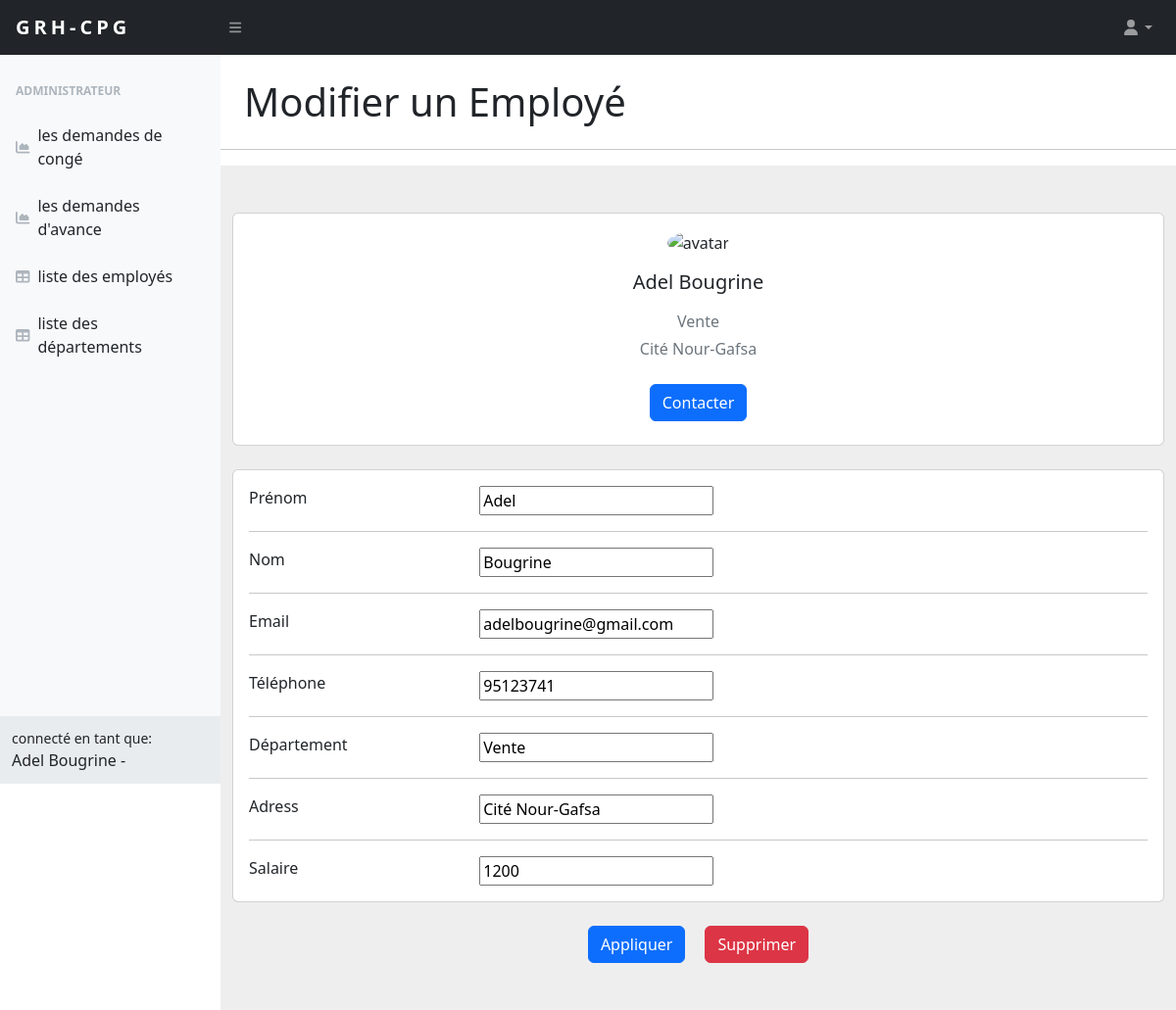
Page /admin/edit_employee/999666 (signed in) on the committed database.
### src/models.py (models this page shows, shortened)
class User(UserMixin,db.Model):
    matricule = db.Column(db.Integer,db.ForeignKey('matricules.matricule'),primary_key=True) #cle etranger
    first_name = db.Column(db.String(20))
    last_name = db.Column(db.String(20))
    email = db.Column(db.String(100), unique=True)
    password = db.Column(db.String(100))
    dep_name = db.Column(db.Integer,db.ForeignKey('departements.name')) #cle etranger
    address = db.Column(db.String(100))
    phone = db.Column(db.Integer)
    salaire = db.Column(db.Integer)
    is_admin = db.Column(db.Boolean,db.ForeignKey('matricules.is_admin'))

### src/admin/routes.py (the view)
@admin.route("/edit_employee/<matricule>",methods=['POST','GET'])
@login_required
def edit_employee(matricule):
    result = AdminOnly()
    if result == False:
        return redirect(url_for('home.home'))
    if request.method == 'POST':
        if request.form['submit_b'] == "Appliquer":
            first_name = request.form["firstname"]
            last_name = request.form["lastname"]
            email = request.form["email"]
            address = request.form["address"]
            dep = request.form["dep"]
            phone = request.form["phone"]
            salaire = request.form["salaire"]
            user = User.query.filter_by(matricule=matricule).first()
            user.first_name = first_name
            user.last_name = last_name
            user.email = email
            user.address = address
            user.dep_name = dep
            user.phone = phone
            user.salaire = salaire
            db.session.commit()
            flash("Account details have been saved successfully")
            return redirect(url_for('admin.edit_employee',matricule=matricule))
        if request.form['submit_b'] == "Supprimer":
            user = User.query.filter_by(matricule=matricule).first()
            db.session.delete(user)
            db.session.commit()
            flash("User account successfully deleted")
            return redirect(url_for('admin.liste_employees'))
    else:
        user = User.query.filter_by(matricule = matricule).first()
        matricule = user.matricule
        firstname = user.first_name
        lastname = user.last_name
        email = user.email
        phone = user.phone
        dep = user.dep_name
        address = user.address
        salaire = user.salaire
        return render_template('admin/profile.html',matricule=matricule,fullname = firstname + " " + lastname,firstname=firstname,lastname=lastname,email=email,phone=phone,address=address,dep = dep,salaire=salaire)

### src/admin/modules.py (called while the page is built)
def AdminOnly():
    matricule = current_user.matricule
    user = Matricules.query.filter_by(matricule=matricule).first()
    if user.is_admin == 0:
        flash("Accès administratif uniquement")
    return True if user.is_admin == 1 else False

### src/app.py (called while the page is built)
@login_manager.user_loader
def load_user(user_id):
    return User.query.get(int(user_id))

### src/templates/admin/profile.html (shortened to what this page needs)
{% extends "base.html" %}
{% block content %}
            <div id="layoutSidenav_content">
                <div class="container-fluid px-4">
                    <h1 class="mt-4">Modifier un Employé</h1>
                </div>
                <hr>
                <section style="background-color: #eee;">
                    <div class="container py-5">
                      <div class="row">
                        <div class="col-lg">
                          <div class="card mb-4">
                            <div class="card-body text-center">
                              <img src="https://mdbcdn.b-cdn.net/img/Photos/new-templates/bootstrap-chat/ava3.webp" alt="avatar"
                                class="rounded-circle img-fluid" style="width: 150px;">
                              <h5 class="my-3">{{ fullname }}</h5>
                              <p class="text-muted mb-1">{{ dep }}</p>
                              <p class="text-muted mb-4">{{ address }}</p>
                              <div class="d-flex justify-content-center mb-2">
                                <a href="mailto: {{ email }}" target="_blank" class="btn btn-primary">Contacter</a>
                              </div>
                            </div>
                          </div>
                      <form action="#" method="POST">
                        <div class="col-lg">
                          <div class="card mb-4">
                            <div class="card-body">
                              <div class="row">
                                <div class="col-sm-3">
                                  <p class="mb-0">Prénom</p>
                                </div>
                                <div class="col-sm-9">
                                  <input type="text" value="{{ firstname }}" name="firstname">
                                </div>
                              </div>
                              <hr>
                              <div class="row">
                                <div class="col-sm-3">
                                  <p class="mb-0">Nom</p>
                                </div>
                                <div class="col-sm-9">
                                  <input type="text" value="{{ lastname }}" name="lastname">
                                </div>
                              </div>
                              <hr>
                              <div class="row">
                                <div class="col-sm-3">
                                  <p class="mb-0">Email</p>
                                </div>
                                <div class="col-sm-9">
                                  <input type="text" value="{{ email }}" name="email"/>
                                </div>
                              </div>
                              <hr>
                              <div class="row">
                                <div class="col-sm-3">
                                  <p class="mb-0">Téléphone</p>
                                </div>
                                <div class="col-sm-9">
                                  <input type="text" value="{{ phone }}" name="phone"/>
                                </div>
                              </div>
                              <hr>
                              <div class="row">
                                <div class="col-sm-3">
                                  <p class="mb-0">Département</p>
                                </div>
                                <div class="col-sm-9">
                                  <input type="text" value="{{ dep }}" name="dep"/>                               </div>
                              </div>
                              <hr>
                              <div class="row">
                                <div class="col-sm-3">
                                  <p class="mb-0">Adress</p>
                                </div>
                                <div class="col-sm-9">
                                  <input type="text" value="{{ address }}" name="address"/>
                                </div>
                              </div>
                              <hr>
                              <div class="row">
                                <div class="col-sm-3">
                                  <p class="mb-0">Salaire</p>
                                </div>
                                <div class="col-sm-9">
                                  <input type="text" value="{{ salaire }}" name="salaire"/>
                                </div>
                              </div>
                            </div>
                          </div>
                        </div>
                        <div class="d-flex justify-content-center">
                          <input type="submit" name="submit_b" value="Appliquer" class="btn btn-primary" />
                          <input type="submit" name="submit_b" value="Supprimer" class="btn btn-danger" />
                        </div>
                      </form>
                      </div>
                    </div>
                  </section>
            </div>
        </div>
{% endblock content %}

### src/templates/admin/profile.html (style rules this page uses)
.d-flex { gap:20px; }

### rows in the picture
User: dep_name "Vente", address "Cité Nour-Gafsa", firstname "Adel", lastname "Bougrine", email "adelbougrine@gmail.com", phone "95123741", dep "Vente", salaire "1200"

### other values in the picture
{{ fullname }} "Adel Bougrine"
